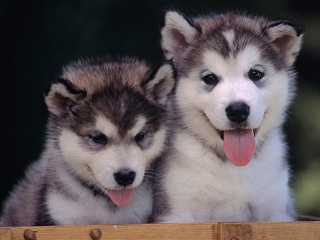
%> input picture picture_0v.jpg, 320 x 240 px
$ octave color_correction.m   (GNU Octave 9; MATLAB toolbox functions it lacks are replaced by stand-ins)
%> lines starting %> are read from the running program, lines starting %| are printed output that depends on the picture
%% color correction algorithm
% A Rostov 21/05/2018
% a.rostov@riftek.com
%%
clc
clear
%
fileID = -1;
errmsg = '';
while fileID < 0
   disp(errmsg);
   filename = input('Open file: ', 's');
%> the answer given: picture_0v.jpg
   [fileID,errmsg] = fopen(filename);
   I = imread(filename);
%> I is the input picture: size 240x320x3 uint8; mean R, G, B 93.2, 84.5, 86.7
end
[Nx, Ny, Nz] = size(I);
%> Nx = 240; Ny = 320; Nz = 3
display('Writing data for RTL model...');
fidR = fopen('Rdata.txt', 'w');
fidG = fopen('Gdata.txt', 'w');
fidB = fopen('Bdata.txt', 'w');

zerI = zeros(Nx, Ny, Nz);

Iwr = cat(1, I, zerI, I, zerI);
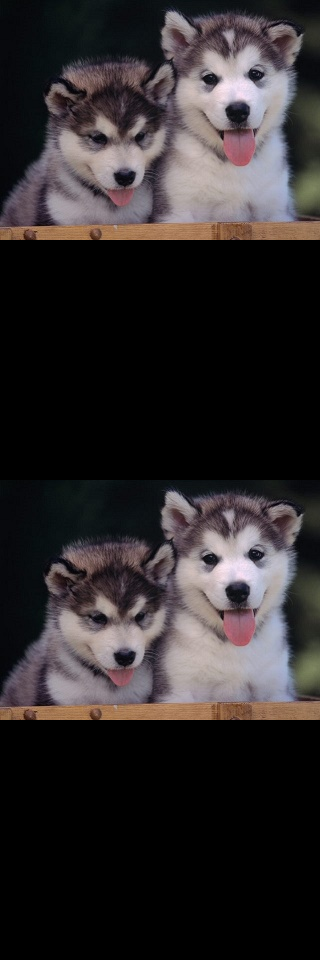
%> Iwr: size 960x320x3 uint8; mean R, G, B 46.6, 42.2, 43.4

for i = 1 : 4*Nx
    for j = 1 : Ny
      fprintf(fidR, '%x\n', Iwr(i, j, 1));
      fprintf(fidG, '%x\n', Iwr(i, j, 2));
      fprintf(fidB, '%x\n', Iwr(i, j, 3));
    end
end
fclose(fidR);
fclose(fidG);
fclose(fidB);

%%
fid = fopen('parameters.vh', 'w');
fprintf(fid,'parameter Nrows   = %d ;\n', Ny);
fprintf(fid,'parameter Ncol    = %d ;\n', Nx);
fclose(fid);

%%
display('Please, start write_prj.tcl');
prompt = 'Press Enter when RTL modeling is done \n';
x = input(prompt);


I_data = zeros(Nx, Ny, Nz);
I_data = (I);
 R_vector = zeros(1, Nx*Ny);
 G_vector = zeros(1, Nx*Ny);
 B_vector = zeros(1, Nx*Ny);

Rmax = max(max(I_data(:, :, 1)))
%> Rmax = 252
Gmax = max(max(I_data(:, :, 2)))
%> Gmax = 232
Bmax = max(max(I_data(:, :, 3)))
%> Bmax = 249


Rmin = min(min(I_data(:, :, 1)))
%> Rmin = 2
Gmin = min(min(I_data(:, :, 2)))
%> Gmin = 0
Bmin = min(min(I_data(:, :, 3)))
%> Bmin = 0


R_c = floor(255/(Rmax - Rmin))
%> R_c = 1
G_c = floor(255/(Gmax - Gmin))
%> G_c = 1
B_c = floor(255/(Bmax - Bmin))
%> B_c = 1

I_d = zeros(Nx, Ny, Nz);

for i = 1 : Nx
    for j = 1 : Ny
       I_d(i, j, 1) = floor((I_data(i, j, 1) - Rmin)*R_c);
       I_d(i, j, 2) = floor((I_data(i, j, 2) - Gmin)*G_c);
       I_d(i, j, 3) = floor((I_data(i, j, 3) - Bmin)*B_c);
    end
end

 I_d     = uint8(I_d);
%> I_d: size 240x320x3 uint8


%% read processing data
 fidR = fopen(fullfile([pwd '\color_correction.sim\sim_1\behav\xsim'],'Rs_out.txt'), 'r');
 fidG = fopen(fullfile([pwd '\color_correction.sim\sim_1\behav\xsim'],'Gs_out.txt'), 'r');
 fidB = fopen(fullfile([pwd '\color_correction.sim\sim_1\behav\xsim'],'Bs_out.txt'), 'r');


R = zeros(1, Nx*Ny);
G = zeros(1, Nx*Ny);
B = zeros(1, Nx*Ny);
%> (the run ends here)
